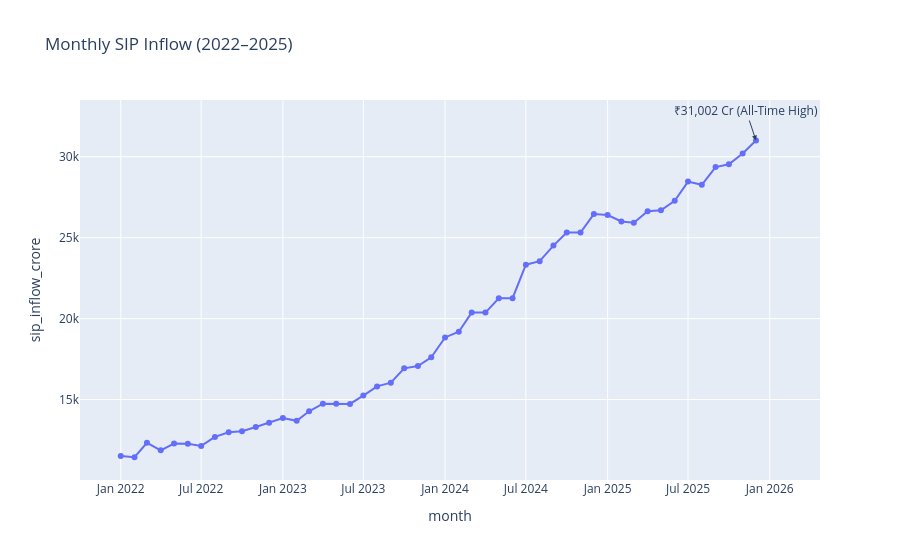

Notebook code cell kept with this figure:
### Code cell
# Convert month column to datetime
sip["month"] = pd.to_datetime(sip["month"])

fig = px.line(
    sip,
    x="month",
    y="sip_inflow_crore",
    title="Monthly SIP Inflow (2022–2025)",
    markers=True
)

fig.add_annotation(
    x="2025-12-01",
    y=31002,
    text="₹31,002 Cr (All-Time High)",
    showarrow=True,
    arrowhead=2
)
fig.write_image("reports/SIP_Inflow_Trend.png")
fig.write_image("reports/SIP_Inflow_Trend.png")
fig.show()

### Figure 1 — Plotly figure (JSON) as saved in the notebook; plotly's stock layout.template omitted (floating-point values rounded to 4 significant figures)
{"data": [{"hovertemplate": "month=%{x}<br>sip_inflow_crore=%{y}<extra></extra>", "legendgroup": "", "line": {"color": "#636efa", "dash": "solid"}, "marker": {"symbol": "circle"}, "mode": "lines+markers", "name": "", "orientation": "v", "showlegend": false, "type": "scatter", "x": ["2022-01-01T00:00:00", "2022-02-01T00:00:00", "2022-03-01T00:00:00", "2022-04-01T00:00:00", "2022-05-01T00:00:00", "2022-06-01T00:00:00", "2022-07-01T00:00:00", "2022-08-01T00:00:00", "2022-09-01T00:00:00", "2022-10-01T00:00:00", "2022-11-01T00:00:00", "2022-12-01T00:00:00", "2023-01-01T00:00:00", "2023-02-01T00:00:00", "2023-03-01T00:00:00", "2023-04-01T00:00:00", "2023-05-01T00:00:00", "2023-06-01T00:00:00", "2023-07-01T00:00:00", "2023-08-01T00:00:00", "2023-09-01T00:00:00", "2023-10-01T00:00:00", "2023-11-01T00:00:00", "2023-12-01T00:00:00", "2024-01-01T00:00:00", "2024-02-01T00:00:00", "2024-03-01T00:00:00", "2024-04-01T00:00:00", "2024-05-01T00:00:00", "2024-06-01T00:00:00", "2024-07-01T00:00:00", "2024-08-01T00:00:00", "2024-09-01T00:00:00", "2024-10-01T00:00:00", "2024-11-01T00:00:00", "2024-12-01T00:00:00", "2025-01-01T00:00:00", "2025-02-01T00:00:00", "2025-03-01T00:00:00", "2025-04-01T00:00:00", "2025-05-01T00:00:00", "2025-06-01T00:00:00", "2025-07-01T00:00:00", "2025-08-01T00:00:00", "2025-09-01T00:00:00", "2025-10-01T00:00:00", "2025-11-01T00:00:00", "2025-12-01T00:00:00"], "xaxis": "x", "y": [11517, 11438, 12328, 11863, 12286, 12276, 12140, 12694, 12976, 13040, 13306, 13573, 13856, 13687, 14276, 14749, 14749, 14734, 15245, 15814, 16042, 16928, 17073, 17610, 18838, 19187, 20371, 20371, 21262, 21262, 23332, 23547, 24509, 25323, 25320, 26459, 26400, 25999, 25926, 26632, 26688, 27274, 28464, 28265, 29361, 29529, 30200, 31002], "yaxis": "y"}], "layout": {"annotations": [{"arrowhead": 2, "showarrow": true, "text": "₹31,002 Cr (All-Time High)", "x": "2025-12-01", "y": 31002}], "legend": {"tracegroupgap": 0}, "title": {"text": "Monthly SIP Inflow (2022–2025)"}, "xaxis": {"anchor": "y", "domain": [0, 1], "title": {"text": "month"}}, "yaxis": {"anchor": "x", "domain": [0, 1], "title": {"text": "sip_inflow_crore"}}}}
